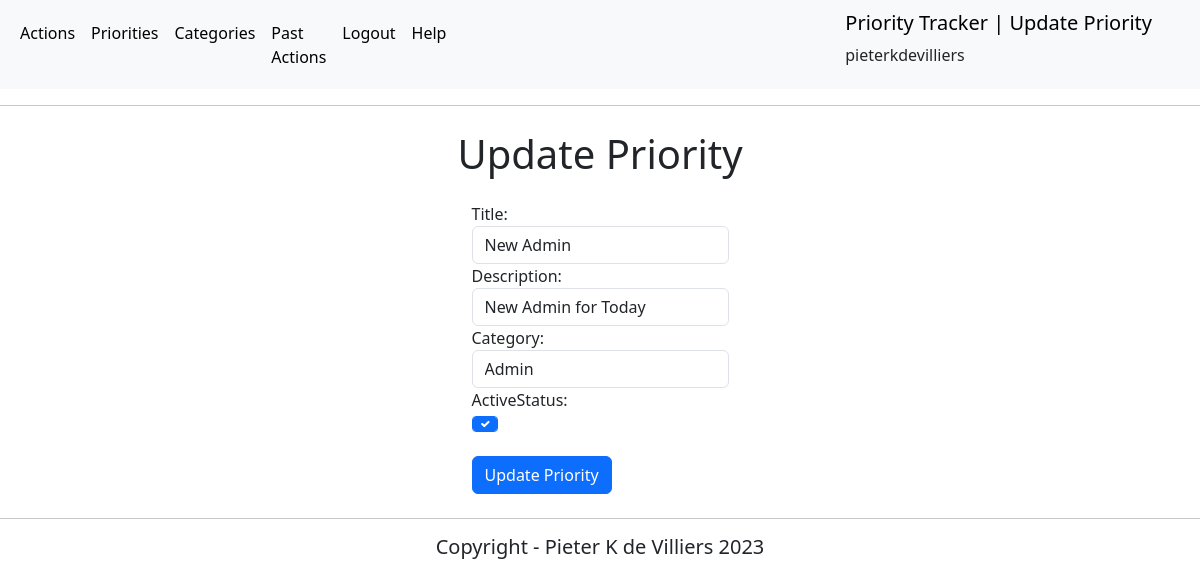
/update-priority/8/ (signed in), run on the app's committed database.
### actions/models.py (models this page shows, shortened)
class User(AbstractUser):
    email = models.EmailField(unique=True)

class Priority(models.Model):
    title = models.CharField(max_length=50, null=False, blank=False)
    description = models.CharField(max_length=150)
    activeStatus = models.BooleanField(null=False, blank=False, default=True)
    category = models.ForeignKey(
        Category, on_delete=models.CASCADE, null=True, blank=True)
    user = models.ForeignKey(
        settings.AUTH_USER_MODEL, on_delete=models.CASCADE, related_name="priorities", null=True)

class Category(models.Model):
    title = models.CharField(max_length=50, null=False, blank=False)
    description = models.CharField(max_length=150)
    user = models.ForeignKey(
        settings.AUTH_USER_MODEL, on_delete=models.CASCADE, related_name="categories", null=True)
    def __str__(self):
        return str(self.title)

### actions/views.py (the view)
# urls.py: path('update-priority/<str:pk>/', views.update_priority, name='update_priority'),
@login_required(login_url='login')
def update_priority(request, pk):
    priority = get_object_or_404(Priority, id=pk)
    priorityform = PriorityForm(instance=priority)
    current_user = request.user
    user_id = current_user.id
    username = current_user.username
    page_title = 'Update Priority'
    if request.method == "POST":
        priorityform = PriorityForm(request.POST, instance=priority)
        if priorityform.is_valid():
            priorityform.save()
            messages.success(request, "Priority updated successfully")
            return redirect('/priorities/')
    context = {
        'priorityform': priorityform,
        "username": username,
        "user_id": user_id,
        'page_title': page_title
        }
    return render(request, 'actions/update_priority.html', context)

### actions/forms.py
class PriorityForm(ModelForm):
    class Meta:
        model = Priority
        fields = ['title', 'description', 'category', 'activeStatus']
        widgets = {
                'title': forms.TextInput(attrs={'class': 'form-control'}),
                'description': forms.TextInput(attrs={'class': 'form-control'}),
                'category': forms.Select(attrs={'class': 'form-control', 'user': 'user'}),
                'activeStatus': forms.CheckboxInput(attrs={'class': 'form-control form-check-input'}),
            }

### actions/templates/actions/update_priority.html (shortened to what this page needs)
{% extends 'actions/main.html' %}
{% block content %}
<body>
    <h1 class="d-flex p-2 justify-content-center">Update Priority</h1>
    <div class="d-flex justify-content-center mb-3 form-group p-2">
        <form method="POST" action="">
            {{priorityform}}
            <br>
            <button class="btn btn-primary" type="submit" name="Update Priority">Update Priority</button>
        </form>
    </div>
</body>
{% endblock %}

### actions/templates/actions/main.html (shortened to what this page needs)
<!DOCTYPE html>
<html lang="en">
<head>
    {% load static %}
    <link href="https://cdn.jsdelivr.net/npm/bootstrap@5.3.0-alpha1/dist/css/bootstrap.min.css" rel="stylesheet">
    <link href="https://cdnjs.cloudflare.com/ajax/libs/font-awesome/6.2.1/css/all.min.css" rel="stylesheet" type="text/css">
    <link href="{% static 'css/style.css' %}" rel="stylesheet" type="text/css">
</head>
<body>
    <nav class="navbar navbar-expand-lg bg-body-tertiary">
        <div class="container-fluid">
          <div class="collapse navbar-collapse" id="navbarSupportedContent">
            <ul class="navbar-nav me-auto mb-2 mb-lg-0">
              <li class="nav-item">
                <a class="nav-link active" aria-label="Actions" aria-current="page" href="{% url 'get_action_list' %}">Actions</a>
              </li>
              <li class="nav-item">
                <a class="nav-link active" aria-label="Priorities" aria-current="page" href="{% url 'get_priorities_list' %}">Priorities</a>
              </li>
              <li class="nav-item">
                <a class="nav-link active" aria-label="Categories" aria-current="page" href="{% url 'get_categories_list' %}">Categories</a>
              </li>
              <li class="nav-item">
                <a id="get-filtered-actions" aria-label="Past Actions" class="nav-link active" aria-current="page" href="{% url 'get_filtered_action_list' %}">Past Actions</a>
              </li>
              <li class="nav-item">
                <a class="nav-link active" aria-label="Logout" aria-current="page" href="{% url 'logout' %}">Logout</a>
              </li>
              <li class="nav-item">
                <a class="nav-link active" aria-label="Help" aria-current="page" href="{% url 'help' %}">Help</a>
              </li>
            </ul>
          </div>
          <div class="container d-flex justify-content-end">
            <div>
              <a class="navbar-brand p-2" href="/actions">Priority Tracker | {{ page_title }}</a>
              <h6 class="p-2">{{ username }}</h6>
            </div>
          </div>
        </div>
      </nav>
    <hr>
    {% block content %}
    {% endblock %}
    <hr>
    <div class="d-flex justify-content-center">
      <h5>Copyright - Pieter K de Villiers 2023</h5>
    </div>
</body>
</html>

### static/css/style.css (style rules this page uses)
a { text-decoration: none; }

### data on the page
User: username "pieterkdevilliers"
Priority: title "New Admin", description "New Admin for Today", category "Admin", activeStatus "☑"

### other printed values
{{ page_title }} "Update Priority"
